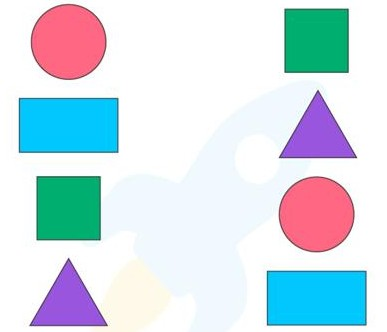
#> input picture shapes.jpg, 387 x 332 px
$ python Blur.py
#> lines starting #> are read from the running program, lines starting #| are printed output that depends on the picture
import cv2
import numpy as np

img  = cv2.imread('shapes.jpg')
#> img is the input picture: shape (332, 387, 3); mean B, G, R 232.5, 224.2, 209.1
blur = cv2.blur(img,(10,10))
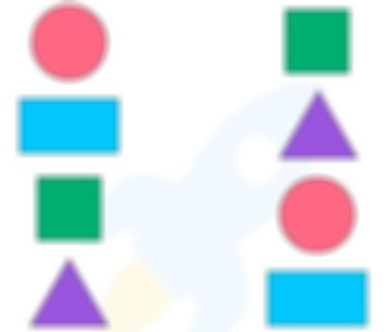
#> blur: shape (332, 387, 3); mean B, G, R 232.5, 224.2, 209.2
gaussian = cv2.GaussianBlur(img,(5,5),0)
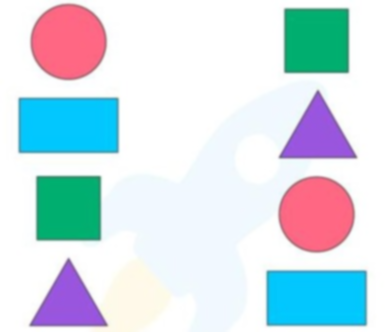
#> gaussian: shape (332, 387, 3); mean B, G, R 232.5, 224.2, 209.2
median = cv2.medianBlur(img, 7)
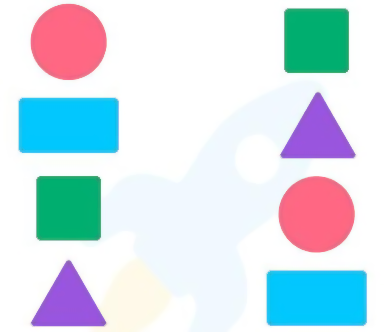
#> median: shape (332, 387, 3); mean B, G, R 234, 225.3, 210.1
cv2.imshow('Average image',blur)
cv2.imshow('gaussian image',gaussian)
cv2.imshow('median image',median)
cv2.imshow('image',img)
cv2.waitKey(0)
cv2.destroyAllWindows()
